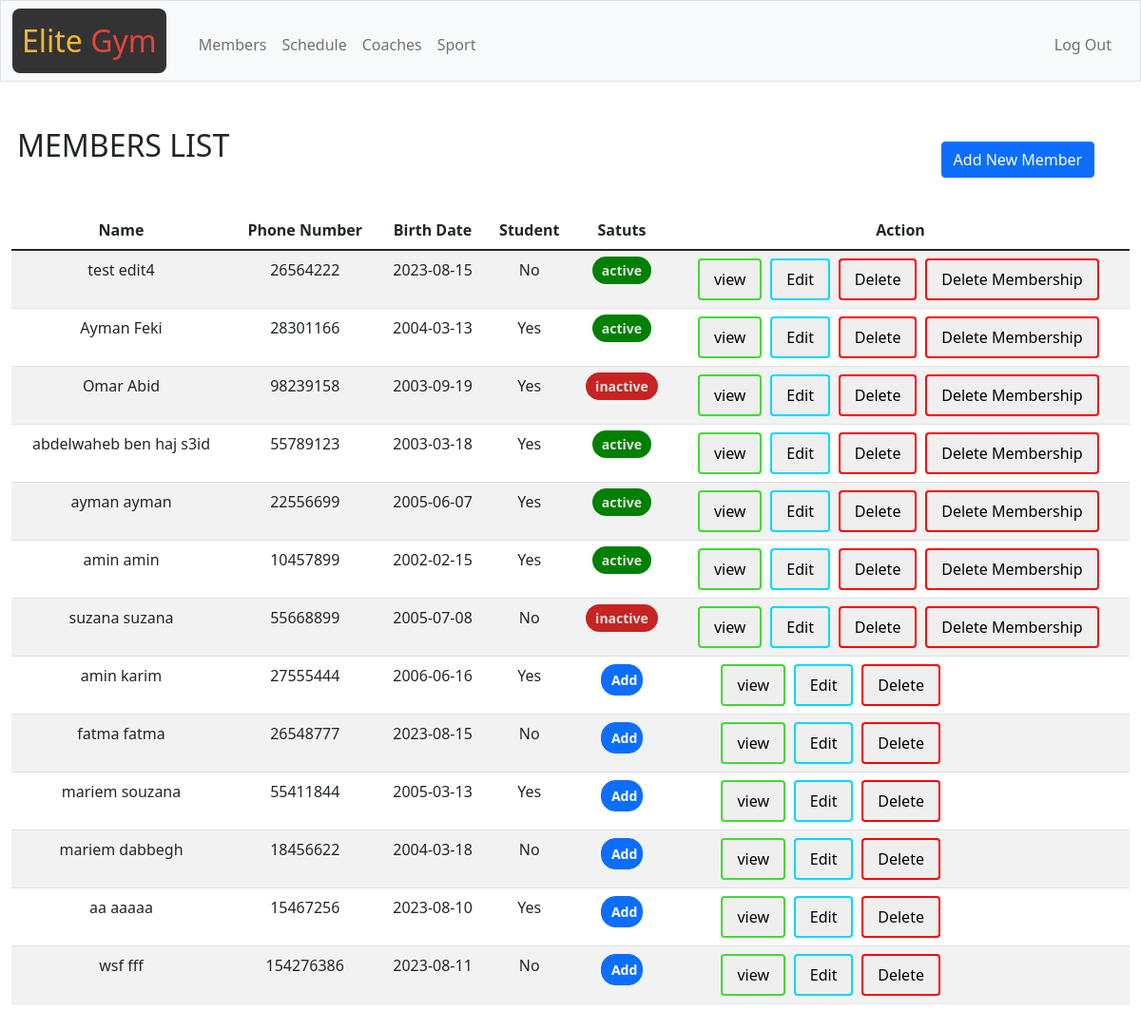
The app's page /members (signed in), older data.
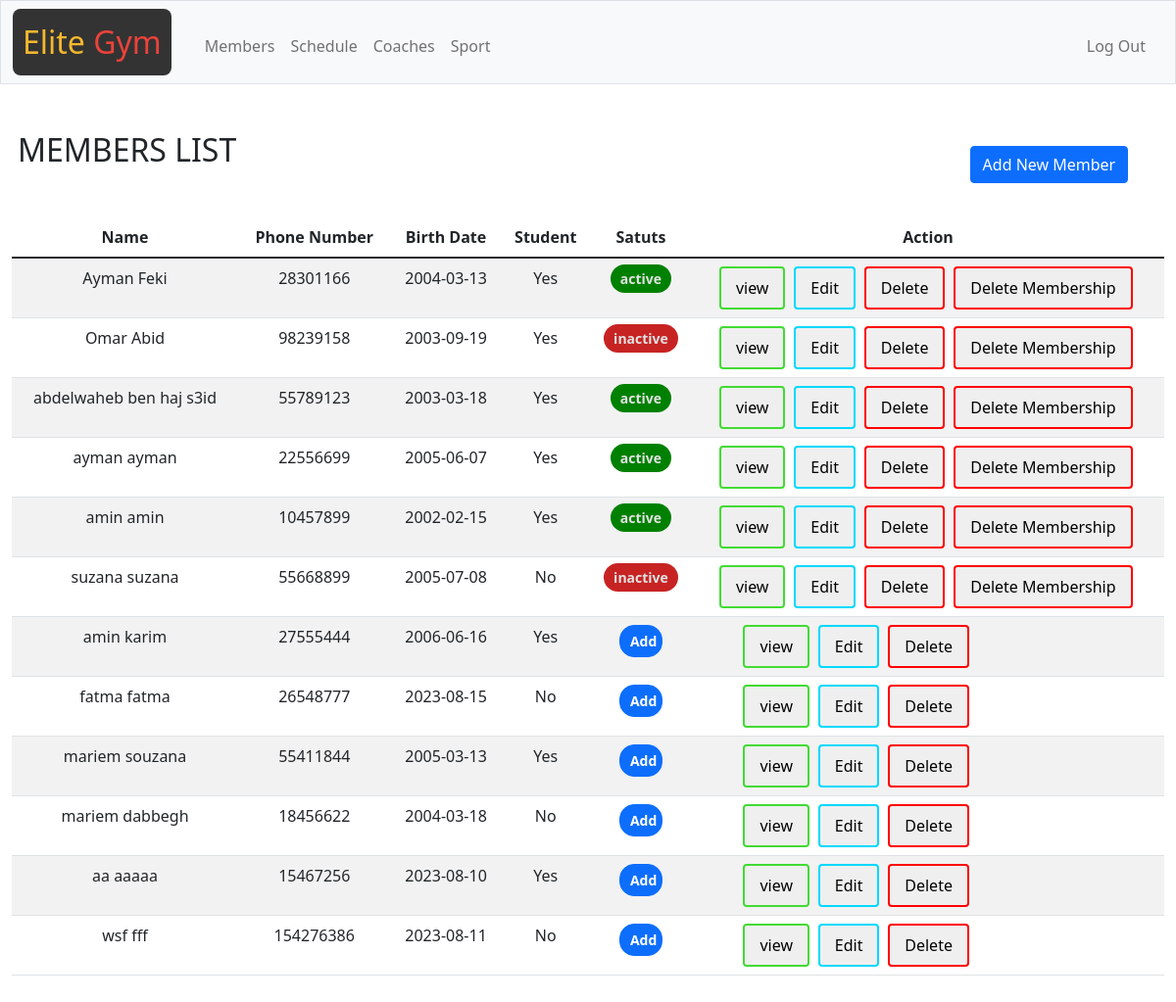
The same page, newer data.
### tables this page shows
CREATE TABLE 'membership' (
    m_id INTEGER PRIMARY KEY AUTOINCREMENT,
    cl_id INTEGER REFERENCES client(cl_id) ON DELETE CASCADE,
    sp_id INTEGER REFERENCES sport(sp_id) ON DELETE SET NULL,
    m_type varchar(20)  NOT NULL,'duration' INTEGER NOT NULL,
    price INTEGER NOT NULL,
    starts_at DATE,
    ends_at DATE);

CREATE TABLE client(
    cl_id           INTEGER   PRIMARY KEY AUTOINCREMENT,
    cl_Fname        TEXT      NOT NULL,
    cl_Lname        TEXT      NOT NULL,
    cl_num          INTEGER   UNIQUE
                              NOT NULL,
    cl_BD           TEXT,
    student         TEXT,
    CONSTRAINT CK_MEMBERSHIP CHECK (student IN ('yes', 'no', 'YES', 'NO', 'Yes', 'No') ) 
);

### app.py (the view)
@app.route("/members", methods=["GET", "POST"])
@login_required
def members():
    def delete():
        if request.form.get("form_id")=="form3cl" :
            db.execute("delete from client where cl_id=?",int(request.form.get("cl_id")))
            return render_template("members.html",message8="member deleted succssefuly",member=member,moment=moment,clients=clients,sport=sport)
        else:
            db.execute("delete from membership where cl_id=?",int(request.form.get("cl_id")))
            return render_template("members.html",message8="membership deleted succssefuly",member=member,moment=moment,clients=clients,sport=sport)
    def edit():
        def edit_cl():
            if request.form.get("cl_num"):
                num=db.execute("select cl_Fname from client where cl_num=?;",request.form.get("cl_num"))
                if len(num)>0:
                    return render_template('members.html', message3="phone number already exist",member=member,moment=moment,clients=clients,sport=sport)
                if (not request.form.get("cl_num").isnumeric()) or len(request.form.get("cl_num"))<8:
                    return render_template('members.html', message1="phone number invalid",member=member,moment=moment,clients=clients,sport=sport)
            dict_m={"cl_Fname":request.form.get("cl_Fname"),"cl_Lname":request.form.get("cl_Lname"),"cl_BD":request.form.get("cl_BD"),
                    "cl_num":request.form.get("cl_num"),"student":request.form.get("student")}
            for key,value in dict_m.items():
                if value:
                    db.execute("UPDATE client set ?=? where cl_id=?",key,value,int(request.form.get("cl_id")))
        def edit_m():
            result=edit_cl()
            if result is None :
                dict_msh={"m_type":request.form.get("m_type"),"duration":request.form.get("duration"),"price":request.form.get("price")}
                if request.form.get("sp_name"):
                    sp_id=db.execute("select sp_id from sport where sp_name=?",request.form.get("sp_name"))
                    db.execute("update membership set sp_id=? where m_id=?",sp_id[0]["sp_id"],int(request.form.get("m_id")))
                if request.form.get("starts_at") or request.form.get("duration"):
                    db.execute("UPDATE membership set starts_at=? ,ends_at=date(?,'+' || ? || ' months') where m_id=?",request.form.get("starts_at"),request.form.get("starts_at"),int(request.form.get("duration")),int(request.form.get("m_id")))
                for key,value in dict_msh.items():
                    if value:
                        db.execute("UPDATE membership set ?=? where m_id=?",key,value,int(request.form.get("m_id")))
                return render_template("members.html",message7="changes made successfuly",member=member,moment=moment,clients=clients,sport=sport)
            else :
                return result
        if request.form.get("form_id") =="form2m":
            return edit_m()
        elif request.form.get("form_id") =="form2cl":
            result2=edit_cl()
            if result2 is None:
                return render_template("members.html",message7="changes made successfuly",member=member,moment=moment,clients=clients,sport=sport)
            else :
                return result2
    def add():
        def add_cl():
            if (not request.form.get("cl_num").isnumeric()) or len(request.form.get("cl_num"))<8:
                return render_template('members.html', message1="phone number invalid",member=member,moment=moment,clients=clients,sport=sport)
            number=db.execute("select cl_Fname from client where cl_num=?;",request.form.get("cl_num"))
            if len(number)>0:
                return render_template('members.html', message3="phone number already exist",member=member,moment=moment,clients=clients,sport=sport)
            db.execute(
                    "insert into client (cl_Fname,cl_Lname,cl_num,cl_BD,student) values(?,?,?,?,?)",
                    request.form.get("cl_Fname"),
                    request.form.get("cl_Lname"),
                    int(request.form.get("cl_num")),
                    request.form.get("cl_BD"),
                    request.form.get("student")
                )
        def add_m():
            if (not request.form.get("sp_name")) and (not request.form.get("m_type"))  and  (not request.form.get("duration")) and (not request.form.get("price")) and (not request.form.get("starts_at")):
                return "member added successfuly"
            if (not request.form.get("sp_name")) or (not request.form.get("m_type"))  or  (not request.form.get("duration")) or (not request.form.get("price")) or (not request.form.get("starts_at")):
                return "No membership added ! Not enough informations"
            if not request.form.get("cl_id"):
                cl_id=db.execute("select cl_id from client where cl_num=?",int(request.form.get("cl_num")))
            else:
                cl_id=[{}]
                cl_id[0]["cl_id"]=int(request.form.get("cl_id"))
            sp_id=db.execute("select sp_id from sport where sp_name=?",request.form.get("sp_name"))
            db.execute(
                    "insert into membership (cl_id,sp_id,m_type,duration,price,starts_at,ends_at) values(?,?,?,?,?,?,date(?,'+' || ? || ' months'))",
                    cl_id[0]["cl_id"],
                    sp_id[0]["sp_id"],
                    request.form.get("m_type"),
                    int(request.form.get("duration")),
                    int(request.form.get("price")),
                    request.form.get("starts_at"),
                    request.form.get("starts_at"),
                    int(request.form.get("duration")),
                    )
        if request.form.get("form_id") =="form1cl":
            result1=add_m()
            if result1 is None:
                return render_template('members.html',message5="membership added successfuly",member=member,moment=moment,clients=clients,sport=sport)
            else:
                return render_template("members.html",message3="No membership added ! Not enough informations",member=member,moment=moment,clients=clients,sport=sport)
        elif request.form.get("form_id") =="form1m":
            result2=add_cl()
            if result2 is None :
                result3=add_m()
                if result3 is None:
                    return render_template('members.html',message5="member and his membership added successfuly",member=member,moment=moment,clients=clients,sport=sport)
                else:
                    return render_template('members.html',message5="member added successfuly",message3="No membership added ! Not enough informations",member=member,moment=moment,clients=clients,sport=sport)
            else:
                return result2
    moment = datetime.datetime.now().strftime('%Y-%m-%d %H:%M:%S')
    sport=db.execute("select sp_name from sport;")
    member=db.execute("select * from member;")
    clients=db.execute("select cl_id,cl_Fname,cl_Lname,cl_num,cl_BD,student from client where cl_id NOT IN (SELECT cl_id from membership) ;")
    for m in member:
        if moment  >= m["ends_at"]:
            m["status"]="inactive"
        else:
            m["status"]="active"
    if request.method == "POST":
        if "form1" in request.form.get("form_id"):
            return add()
        elif "form2" in request.form.get("form_id") :
            return edit()
        elif "form3" in request.form.get("form_id") :
            return delete()
    else:
        return render_template('members.html',member=member,moment=moment,clients=clients,sport=sport)

### app.py (called while the page is built)
def login_required(f):
    @wraps(f)
    def decorated_function(*args, **kwargs):
        if session.get("user_id") is None:
            return redirect("/login")
        return f(*args, **kwargs)
    return decorated_function

### templates/members.html (shortened to what this page needs)
{% extends "layout.html" %}
{% block main %}
<h2>MEMBERS LIST</h2>
<button type="button" class="btn btn-primary" data-bs-toggle="modal" data-bs-target="#exampleModal" id="add">
  Add New Member
</button>
  <table class="table table-striped">
    <thead>
      <tr>
        <th scope="col">Name</th>
        <th scope="col">Phone Number</th>
        <th scope="col">Birth Date</th>
        <th scope="col">Student</th>
        <th scope="col">Satuts</th>
        <th scope="col">Action</th>
      </tr>
    </thead>
    <tbody>
      {% for m in member %}
      <tr>
      <td> {{m.cl_Fname}} {{m.cl_Lname}}</td>
      <td> {{m.cl_num}}</td>
      <td> {{m.cl_BD}}</td>
      <td> {{m.student}}</td>
      <td >{% if m.status=="active" %}
        <span class="status-badge active-badge">{{m.status}}</span>
          {% else %}
          <span class="status-badge inactive-badge">{{m.status}}</span>
          {% endif %}
      </td>
      <td id="buttons"> <button type="button" class="custom-button"  data-bs-toggle="modal" data-bs-target="#viewModal{{loop.index}}" id="view">view</button>
         <button type="button" class="custom-button"  data-bs-toggle="modal" data-bs-target="#edit{{loop.index}}" id="edit" >Edit</button>
          <button type="button" class="custom-button"  data-bs-toggle="modal" data-bs-target="#delete{{loop.index}}" id="delete" >Delete</button>
          <button type="button" class="custom-button"  data-bs-toggle="modal" data-bs-target="#deletem{{loop.index}}" id="delete" >Delete Membership</button>
        </td>
      </tr>
      {% endfor %}
      {% for client in clients %}
      <tr>
        <td> {{client.cl_Fname}} {{client.cl_Lname}}</td>
        <td> {{client.cl_num}}</td>
        <td> {{client.cl_BD}}</td>
        <td> {{client.student}}</td>
        <td> <button type="button" id="add_n_m" class="btn btn-primary" data-bs-toggle="modal" data-bs-target="#addmembership{{loop.index}}" id="add_membership">
          Add
        </button>
      </td>
        <td > <span id="no_m_buttons"><button type="button" class="custom-button" data-bs-toggle="modal" data-bs-target="#view{{loop.index}}" id="view">view</button>
           <button type="button" class="custom-button" data-bs-toggle="modal" data-bs-target="#editc{{loop.index}}" id="edit" >Edit</button>
            <button type="button" id="delete" class="custom-button" data-bs-toggle="modal" data-bs-target="#deletecl{{loop.index}}">Delete</button>
          </span>
      </td>
        </tr>
      {% endfor %}
    </tbody>
  </table>
{% endblock %}

### templates/layout.html (shortened to what this page needs)
<!DOCTYPE html>
<html lang="en">
    <head>
        <link href="https://cdn.jsdelivr.net/npm/bootstrap@5.1.3/dist/css/bootstrap.min.css" rel="stylesheet">
        <link href="/static/styles.css" rel="stylesheet">
    </head>
    <body>
        <nav class="bg-light border navbar navbar-expand-md navbar-light">
            <div class="container-fluid">
                <a class="navbar-brand" href="/"><span class="yellow">Elite</span> <span class="red">Gym</span></a>
                <div class="collapse navbar-collapse" id="navbar">
                    {% if session["user_id"] %}
                        <ul class="navbar-nav me-auto mt-2">
                            <li class="nav-item"><a class="nav-link" href="/members">Members</a></li>
                            <li class="nav-item"><a class="nav-link" href="/schedule">Schedule</a></li>
                            <li class="nav-item"><a class="nav-link" href="/coach">Coaches</a></li>
                            <li class="nav-item"><a class="nav-link" href="/sport">Sport</a></li>
                        </ul>
                        <ul class="navbar-nav ms-auto mt-2">
                            <li class="nav-item"><a class="nav-link" href="/logout">Log Out</a></li>
                        </ul>
                    {% else %}
                        <ul class="navbar-nav ms-auto mt-2">
                            <li class="nav-item"><a class="nav-link" href="/register">Register</a></li>
                            <li class="nav-item"><a class="nav-link" href="/login">Log In</a></li>
                        </ul>
                    {% endif %}
                </div>
            </div>
        </nav>
        <main class="container-fluid py-5 text-center">
            {% block main %}{% endblock %}
        </main>
    </body>
</html>

### static/styles.css (style rules this page uses)
nav .navbar-brand { font-size: xx-large; background-color: #333; color: white; text-align: center; padding: 10px; border-radius: 8px; }
.collapse, .navbar-collapse { color: white; text-align: center; padding: 10px; border-radius: 8px; }
nav .navbar-brand .red { color: #ea433b; }
nav .navbar-brand .yellow { color: #f5b82e; }
h2 { margin-bottom: -5%; margin-right: 80%; }
#add { margin-top: 3%; margin-bottom: 3%; margin-left:80%; }
.custom-button { color: rgb(0, 0, 0); border: none; padding: 8px 15px; text-align: center; text-decoration: none; display: inline-block; font-size: 16px; border-radius: 4px; margin-right:1%; }
#view { border: 2px solid #42db34; }
#edit { border: 2px solid #00d9ff; }
#delete { border: 2px solid #ff0000; }
td { padding:20px; }
.status-badge { padding: 5px 10px; border-radius: 20px; font-size: 14px; font-weight: bold; }
.active-badge { background-color:green; color: rgb(226, 226, 226); }
.inactive-badge { background-color: rgb(199, 35, 35); color: rgb(226, 226, 226); }
#add_n_m { width: 50%; padding: 5px 10px; border-radius: 15px; font-size: 14px; font-weight: bold; text-align:left; }
#buttons { margin-left:0%; text-align:middle; }
#no_m_buttons { margin-left:-30.5%; }
a { text-decoration: none; color:hsl(0, 0%, 100%); }
nav a { text-decoration: none; color: white; }
main { padding: 20px; }

Row changes from the older to the newer data that the page shows:
removed membership: cl_Fname "test", cl_Lname "edit4", cl_num "26564222", cl_BD "2023-08-15", student "No", status "active"
